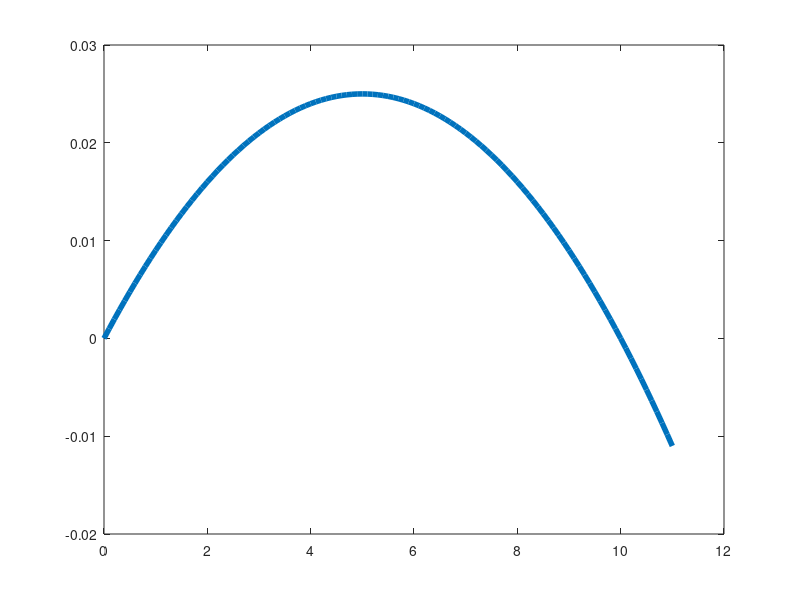

The MATLAB source for this figure: (Note: this script raises an error after producing the figure.)
% Logistic growth as a function of x
clc
clear
close all


% Parameters
r = .01;
K = 10;
x = 0:.1:K+1;

% Logistic Function
y = r.*x.*(1-x./K);

% Plotting Function
plot(x,y,'LineWidth',4)
ax = gca;
ax.GridAlpha = 1;
set(gca,"FontSize",20)
set(gca,'XTickLabel',[],'YTickLabel',[])
grid on
grid minor
ax.MinorGridAlpha = 1;
xlim([0,11])
ylim([-.015,.03])
xlabel('\textbf{$x$}','Interpreter','latex','FontSize',25)
ylabel("\textbf{$x$}$'$",'Interpreter','latex',"FontSize",25)
title("\textbf{$x$}$'$ versus \textbf{$x$}",'Interpreter',...
    'latex',"FontSize",25)

